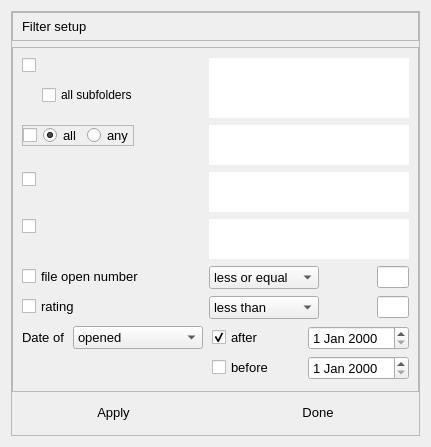
<?xml version="1.0" encoding="UTF-8"?>
<ui version="4.0">
 <class>filterSetup</class>
 <widget class="QWidget" name="filterSetup">
  <property name="geometry">
   <rect>
    <x>0</x>
    <y>0</y>
    <width>431</width>
    <height>447</height>
   </rect>
  </property>
  <property name="windowTitle">
   <string>Form</string>
  </property>
  <layout class="QVBoxLayout" name="verticalLayout">
   <property name="spacing">
    <number>0</number>
   </property>
   <item>
    <widget class="QFrame" name="dlg_frame">
     <property name="frameShape">
      <enum>QFrame::StyledPanel</enum>
     </property>
     <property name="frameShadow">
      <enum>QFrame::Raised</enum>
     </property>
     <layout class="QVBoxLayout" name="verticalLayout_3">
      <property name="leftMargin">
       <number>0</number>
      </property>
      <property name="topMargin">
       <number>0</number>
      </property>
      <property name="rightMargin">
       <number>0</number>
      </property>
      <property name="bottomMargin">
       <number>9</number>
      </property>
      <item>
       <widget class="QFrame" name="ttl_frame">
        <property name="frameShape">
         <enum>QFrame::StyledPanel</enum>
        </property>
        <property name="frameShadow">
         <enum>QFrame::Raised</enum>
        </property>
        <layout class="QHBoxLayout" name="horizontalLayout_6">
         <property name="topMargin">
          <number>6</number>
         </property>
         <property name="bottomMargin">
          <number>6</number>
         </property>
         <item>
          <widget class="QLabel" name="hdr_lbl">
           <property name="font">
            <font>
             <pointsize>10</pointsize>
            </font>
           </property>
           <property name="text">
            <string>Filter setup</string>
           </property>
          </widget>
         </item>
        </layout>
       </widget>
      </item>
      <item>
       <widget class="QFrame" name="form">
        <property name="frameShape">
         <enum>QFrame::StyledPanel</enum>
        </property>
        <property name="frameShadow">
         <enum>QFrame::Raised</enum>
        </property>
        <layout class="QFormLayout" name="formLayout">
         <item row="0" column="0">
          <layout class="QVBoxLayout" name="verticalLayout_4">
           <property name="spacing">
            <number>0</number>
           </property>
           <item>
            <widget class="QCheckBox" name="selected_dir">
             <property name="font">
              <font>
               <family>MS Shell Dlg 2</family>
               <pointsize>10</pointsize>
               <weight>50</weight>
               <bold>false</bold>
              </font>
             </property>
             <property name="checked">
              <bool>false</bool>
             </property>
            </widget>
           </item>
           <item>
            <layout class="QHBoxLayout" name="horizontalLayout_8">
             <item>
              <spacer name="verticalSpacer">
               <property name="orientation">
                <enum>Qt::Vertical</enum>
               </property>
               <property name="sizeHint" stdset="0">
                <size>
                 <width>20</width>
                 <height>40</height>
                </size>
               </property>
              </spacer>
             </item>
             <item>
              <widget class="QCheckBox" name="subDirs">
               <property name="text">
                <string>all subfolders</string>
               </property>
              </widget>
             </item>
            </layout>
           </item>
          </layout>
         </item>
         <item row="0" column="1">
          <widget class="QPlainTextEdit" name="dir_list">
           <property name="maximumSize">
            <size>
             <width>16777215</width>
             <height>60</height>
            </size>
           </property>
           <property name="frameShape">
            <enum>QFrame::NoFrame</enum>
           </property>
           <property name="frameShadow">
            <enum>QFrame::Plain</enum>
           </property>
           <property name="readOnly">
            <bool>true</bool>
           </property>
          </widget>
         </item>
         <item row="1" column="0">
          <widget class="QFrame" name="frame_tag">
           <property name="maximumSize">
            <size>
             <width>16777215</width>
             <height>21</height>
            </size>
           </property>
           <property name="frameShape">
            <enum>QFrame::StyledPanel</enum>
           </property>
           <property name="frameShadow">
            <enum>QFrame::Raised</enum>
           </property>
           <property name="lineWidth">
            <number>1</number>
           </property>
           <layout class="QHBoxLayout" name="horizontalLayout_7">
            <property name="leftMargin">
             <number>0</number>
            </property>
            <property name="topMargin">
             <number>0</number>
            </property>
            <property name="rightMargin">
             <number>0</number>
            </property>
            <property name="bottomMargin">
             <number>0</number>
            </property>
            <item>
             <widget class="QCheckBox" name="selected_tag">
              <property name="font">
               <font>
                <family>MS Shell Dlg 2</family>
                <pointsize>10</pointsize>
                <weight>50</weight>
                <bold>false</bold>
               </font>
              </property>
              <property name="checked">
               <bool>false</bool>
              </property>
             </widget>
            </item>
            <item>
             <widget class="QRadioButton" name="all_btn">
              <property name="font">
               <font>
                <pointsize>10</pointsize>
                <weight>50</weight>
                <bold>false</bold>
               </font>
              </property>
              <property name="text">
               <string>all</string>
              </property>
              <property name="checked">
               <bool>true</bool>
              </property>
             </widget>
            </item>
            <item>
             <widget class="QRadioButton" name="any_btn">
              <property name="font">
               <font>
                <pointsize>10</pointsize>
                <weight>50</weight>
                <bold>false</bold>
               </font>
              </property>
              <property name="text">
               <string>any</string>
              </property>
             </widget>
            </item>
           </layout>
          </widget>
         </item>
         <item row="1" column="1">
          <widget class="QPlainTextEdit" name="tag_list">
           <property name="maximumSize">
            <size>
             <width>16777215</width>
             <height>40</height>
            </size>
           </property>
           <property name="frameShape">
            <enum>QFrame::NoFrame</enum>
           </property>
           <property name="frameShadow">
            <enum>QFrame::Plain</enum>
           </property>
           <property name="readOnly">
            <bool>true</bool>
           </property>
          </widget>
         </item>
         <item row="3" column="0">
          <widget class="QCheckBox" name="selected_ext">
           <property name="font">
            <font>
             <family>MS Shell Dlg 2</family>
             <pointsize>10</pointsize>
             <weight>50</weight>
             <bold>false</bold>
            </font>
           </property>
          </widget>
         </item>
         <item row="3" column="1">
          <widget class="QPlainTextEdit" name="ext_list">
           <property name="maximumSize">
            <size>
             <width>16777215</width>
             <height>40</height>
            </size>
           </property>
           <property name="frameShape">
            <enum>QFrame::NoFrame</enum>
           </property>
           <property name="frameShadow">
            <enum>QFrame::Plain</enum>
           </property>
           <property name="readOnly">
            <bool>true</bool>
           </property>
          </widget>
         </item>
         <item row="4" column="0">
          <widget class="QCheckBox" name="selected_author">
           <property name="font">
            <font>
             <family>MS Shell Dlg 2</family>
             <pointsize>10</pointsize>
             <weight>50</weight>
             <bold>false</bold>
            </font>
           </property>
          </widget>
         </item>
         <item row="4" column="1">
          <widget class="QPlainTextEdit" name="author_list">
           <property name="maximumSize">
            <size>
             <width>16777215</width>
             <height>40</height>
            </size>
           </property>
           <property name="frameShape">
            <enum>QFrame::NoFrame</enum>
           </property>
           <property name="frameShadow">
            <enum>QFrame::Plain</enum>
           </property>
           <property name="readOnly">
            <bool>true</bool>
           </property>
          </widget>
         </item>
         <item row="5" column="0">
          <widget class="QCheckBox" name="open_sel">
           <property name="font">
            <font>
             <pointsize>10</pointsize>
            </font>
           </property>
           <property name="text">
            <string>file open number</string>
           </property>
          </widget>
         </item>
         <item row="5" column="1">
          <layout class="QHBoxLayout" name="horizontalLayout">
           <item>
            <widget class="QComboBox" name="open_cond">
             <property name="minimumSize">
              <size>
               <width>110</width>
               <height>0</height>
              </size>
             </property>
             <property name="font">
              <font>
               <pointsize>10</pointsize>
              </font>
             </property>
             <item>
              <property name="text">
               <string>less or equal</string>
              </property>
             </item>
             <item>
              <property name="text">
               <string>greater than</string>
              </property>
             </item>
            </widget>
           </item>
           <item>
            <spacer name="horizontalSpacer_2">
             <property name="orientation">
              <enum>Qt::Horizontal</enum>
             </property>
             <property name="sizeHint" stdset="0">
              <size>
               <width>40</width>
               <height>20</height>
              </size>
             </property>
            </spacer>
           </item>
           <item>
            <widget class="QLineEdit" name="open_edit">
             <property name="sizePolicy">
              <sizepolicy hsizetype="Fixed" vsizetype="Fixed">
               <horstretch>0</horstretch>
               <verstretch>0</verstretch>
              </sizepolicy>
             </property>
             <property name="minimumSize">
              <size>
               <width>32</width>
               <height>0</height>
              </size>
             </property>
             <property name="maximumSize">
              <size>
               <width>32</width>
               <height>16777215</height>
              </size>
             </property>
             <property name="alignment">
              <set>Qt::AlignCenter</set>
             </property>
            </widget>
           </item>
          </layout>
         </item>
         <item row="6" column="0">
          <widget class="QCheckBox" name="rating_sel">
           <property name="font">
            <font>
             <pointsize>10</pointsize>
            </font>
           </property>
           <property name="text">
            <string>rating</string>
           </property>
          </widget>
         </item>
         <item row="6" column="1">
          <layout class="QHBoxLayout" name="horizontalLayout_2">
           <item>
            <widget class="QComboBox" name="rating_cond">
             <property name="minimumSize">
              <size>
               <width>110</width>
               <height>0</height>
              </size>
             </property>
             <property name="font">
              <font>
               <pointsize>10</pointsize>
              </font>
             </property>
             <item>
              <property name="text">
               <string>less than</string>
              </property>
             </item>
             <item>
              <property name="text">
               <string>equal to</string>
              </property>
             </item>
             <item>
              <property name="text">
               <string>greater than</string>
              </property>
             </item>
            </widget>
           </item>
           <item>
            <spacer name="horizontalSpacer_3">
             <property name="orientation">
              <enum>Qt::Horizontal</enum>
             </property>
             <property name="sizeHint" stdset="0">
              <size>
               <width>40</width>
               <height>20</height>
              </size>
             </property>
            </spacer>
           </item>
           <item>
            <widget class="QLineEdit" name="rating_edit">
             <property name="sizePolicy">
              <sizepolicy hsizetype="Fixed" vsizetype="Fixed">
               <horstretch>0</horstretch>
               <verstretch>0</verstretch>
              </sizepolicy>
             </property>
             <property name="minimumSize">
              <size>
               <width>32</width>
               <height>0</height>
              </size>
             </property>
             <property name="maximumSize">
              <size>
               <width>32</width>
               <height>16777215</height>
              </size>
             </property>
             <property name="alignment">
              <set>Qt::AlignCenter</set>
             </property>
            </widget>
           </item>
          </layout>
         </item>
         <item row="7" column="0">
          <layout class="QHBoxLayout" name="horizontalLayout_3">
           <property name="spacing">
            <number>9</number>
           </property>
           <item>
            <widget class="QLabel" name="label_2">
             <property name="font">
              <font>
               <pointsize>10</pointsize>
              </font>
             </property>
             <property name="text">
              <string>Date of</string>
             </property>
            </widget>
           </item>
           <item>
            <widget class="QComboBox" name="date_type">
             <property name="minimumSize">
              <size>
               <width>130</width>
               <height>0</height>
              </size>
             </property>
             <property name="font">
              <font>
               <pointsize>10</pointsize>
              </font>
             </property>
             <item>
              <property name="text">
               <string>opened</string>
              </property>
             </item>
             <item>
              <property name="text">
               <string>modified</string>
              </property>
             </item>
             <item>
              <property name="text">
               <string>published</string>
              </property>
             </item>
             <item>
              <property name="text">
               <string>last_note_date</string>
              </property>
             </item>
            </widget>
           </item>
          </layout>
         </item>
         <item row="7" column="1">
          <layout class="QVBoxLayout" name="verticalLayout_2">
           <item>
            <layout class="QHBoxLayout" name="horizontalLayout_4">
             <property name="leftMargin">
              <number>3</number>
             </property>
             <item>
              <widget class="QCheckBox" name="after">
               <property name="font">
                <font>
                 <family>MS Shell Dlg 2</family>
                 <pointsize>10</pointsize>
                 <weight>50</weight>
                 <bold>false</bold>
                </font>
               </property>
               <property name="text">
                <string>after</string>
               </property>
               <property name="checked">
                <bool>true</bool>
               </property>
              </widget>
             </item>
             <item>
              <widget class="QDateEdit" name="after_date">
               <property name="font">
                <font>
                 <pointsize>10</pointsize>
                </font>
               </property>
              </widget>
             </item>
            </layout>
           </item>
           <item>
            <layout class="QHBoxLayout" name="horizontalLayout_5">
             <property name="leftMargin">
              <number>3</number>
             </property>
             <item>
              <widget class="QCheckBox" name="before">
               <property name="font">
                <font>
                 <family>MS Shell Dlg 2</family>
                 <pointsize>10</pointsize>
                 <weight>50</weight>
                 <bold>false</bold>
                </font>
               </property>
               <property name="text">
                <string>before</string>
               </property>
              </widget>
             </item>
             <item>
              <widget class="QDateEdit" name="before_date">
               <property name="font">
                <font>
                 <pointsize>10</pointsize>
                </font>
               </property>
              </widget>
             </item>
            </layout>
           </item>
          </layout>
         </item>
        </layout>
       </widget>
      </item>
      <item>
       <layout class="QHBoxLayout" name="buttonsLayout">
        <property name="spacing">
         <number>20</number>
        </property>
        <property name="leftMargin">
         <number>9</number>
        </property>
        <property name="topMargin">
         <number>0</number>
        </property>
        <property name="rightMargin">
         <number>9</number>
        </property>
        <property name="bottomMargin">
         <number>0</number>
        </property>
        <item>
         <widget class="QPushButton" name="btnApply">
          <property name="minimumSize">
           <size>
            <width>0</width>
            <height>28</height>
           </size>
          </property>
          <property name="font">
           <font>
            <pointsize>10</pointsize>
           </font>
          </property>
          <property name="text">
           <string>Apply</string>
          </property>
          <property name="flat">
           <bool>true</bool>
          </property>
         </widget>
        </item>
        <item>
         <widget class="QPushButton" name="btnDone">
          <property name="minimumSize">
           <size>
            <width>0</width>
            <height>28</height>
           </size>
          </property>
          <property name="font">
           <font>
            <pointsize>10</pointsize>
           </font>
          </property>
          <property name="text">
           <string>Done</string>
          </property>
          <property name="default">
           <bool>false</bool>
          </property>
          <property name="flat">
           <bool>true</bool>
          </property>
         </widget>
        </item>
       </layout>
      </item>
     </layout>
    </widget>
   </item>
  </layout>
 </widget>
 <resources/>
 <connections/>
</ui>
